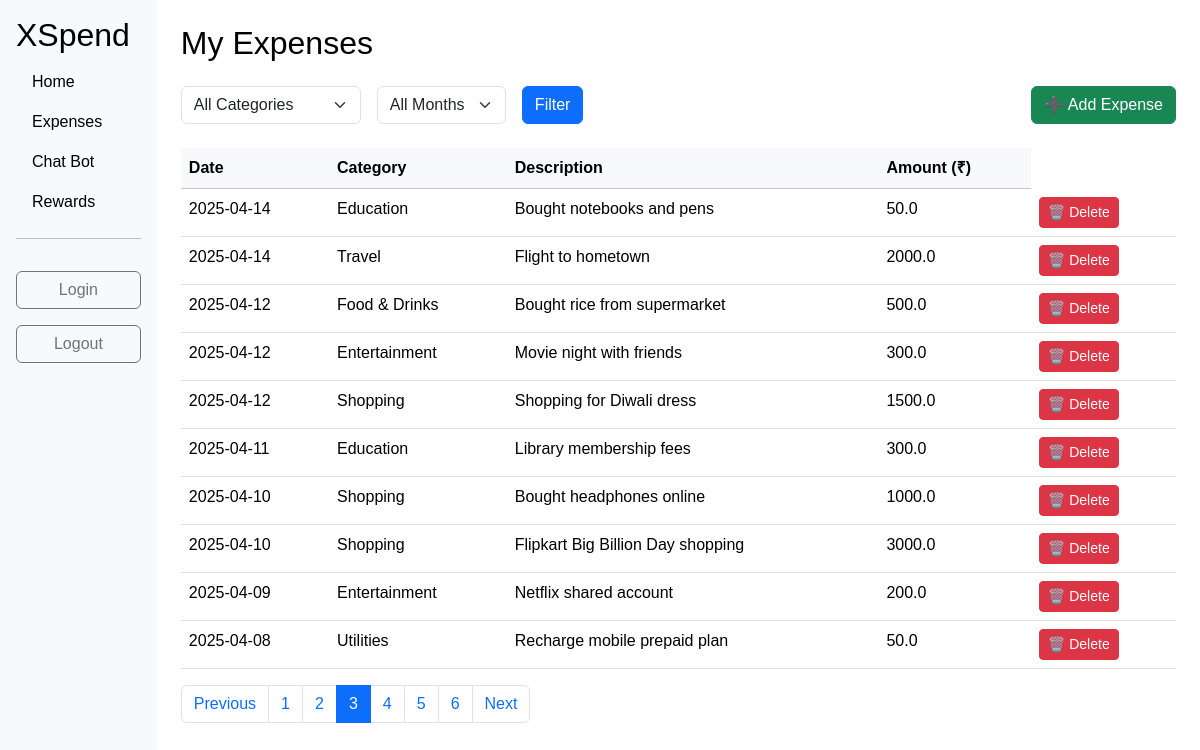
Screenshot of /expenses?page=3&category=All&month=All (signed in) with the database file from the repository.
### app.py (models this page shows)
class Expenses(db.Model):
    id: Mapped[int] = mapped_column(primary_key=True, nullable=False)
    amount: Mapped[float] = mapped_column(nullable=False)
    date: Mapped[str] = mapped_column(nullable=False)
    description: Mapped[str] = mapped_column(nullable=True)
    category: Mapped[str] = mapped_column(nullable=False)
    transaction_type: Mapped[str] = mapped_column(nullable=False)

### app.py (the view)
@app.route('/expenses', methods=['GET', 'POST'])
def expenses():
    form = FilterForm()
    unique_categories = db.session.query(Expenses.category).distinct().all()
    category_list = [cat[0] for cat in unique_categories]
    month_list = ['January', 'February', 'March', 'April', 'May', 'June',
                  'July', 'August', 'September', 'October', 'November', 'December']
    form.category.choices = [('All', 'All Categories')] + [(cat, cat) for cat in category_list]
    form.month.choices = [('All', 'All Months')] + [(month, month) for month in month_list]
    selected_category = request.args.get('category', 'All')
    selected_month = request.args.get('month', 'All')
    page = request.args.get('page', 1, type=int)
    query = Expenses.query.filter_by(transaction_type='Expense')
    if selected_category != 'All':
        query = query.filter(Expenses.category == selected_category)
    if selected_month != 'All':
        query = query.filter(func.strftime('%m', Expenses.date) == str(month_list.index(selected_month)+1).zfill(2))
    expenses_paginated = query.order_by(Expenses.date.desc()).paginate(page=page, per_page=10)
    return render_template('expenses.html', form=form, expenses=expenses_paginated, selected_category=selected_category, selected_month=selected_month, logged_in=current_user.is_authenticated)

### app.py
class FilterForm(FlaskForm):
    category = SelectField('Category', choices=[], validators=[Optional()])
    month = SelectField('Month', choices=[], validators=[Optional()])
    submit = SubmitField('Filter')

### app.py (called while the page is built)
@login_manager.user_loader
def load_user(user_id):
    return db.get_or_404(User, user_id)

### templates/expenses.html (shortened to what this page needs)
{% extends "base.html" %}
{% block content %}
{% if logged_in %}
<h2 class="mb-4">My Expenses</h2>
<form method="get" action="{{ url_for('expenses') }}" class="d-flex gap-3 mb-4 align-items-end flex-wrap">
    <div>{{ form.category(class="form-select") }}</div>
    <div>{{ form.month(class="form-select") }}</div>
    <div>{{ form.submit(class="btn btn-primary") }}</div>
    <div class="ms-auto">
        <a href="{{ url_for('add') }}" class="btn btn-success">➕ Add Expense</a>
    </div>
</form>
<table class="table table-hover">
    <thead class="table-light">
        <tr>
            <th>Date</th>
            <th>Category</th>
            <th>Description</th>
            <th>Amount (₹)</th>
        </tr>
    </thead>
    <tbody>
        {% for expense in expenses.items %}
        <tr>
            <td>{{ expense.date }}</td>
            <td>{{ expense.category }}</td>
            <td>{{ expense.description or '-' }}</td>
            <td>{{ expense.amount }}</td>
            <td>
                <a href="{{ url_for('delete', id=expense.id) }}"
                   class="btn btn-danger btn-sm"
                   onclick="return confirm('Are you sure you want to delete this expense?');">
                   🗑️ Delete
                </a>
            </td>
        </tr>
        {% endfor %}
    </tbody>
</table>
<nav aria-label="Expenses Pagination">
  <ul class="pagination">
    {% if expenses.has_prev %}
      <li class="page-item">
        <a class="page-link" href="{{ url_for('expenses', page=expenses.prev_num, category=selected_category, month=selected_month) }}">Previous</a>
      </li>
    {% else %}
      <li class="page-item disabled">
        <span class="page-link">Previous</span>
      </li>
    {% endif %}
    {% for page_num in expenses.iter_pages(left_edge=1, right_edge=1, left_current=2, right_current=2) %}
      {% if page_num %}
        {% if page_num == expenses.page %}
          <li class="page-item active"><span class="page-link">{{ page_num }}</span></li>
        {% else %}
          <li class="page-item"><a class="page-link" href="{{ url_for('expenses', page=page_num, category=selected_category, month=selected_month) }}">{{ page_num }}</a></li>
        {% endif %}
      {% else %}
        <li class="page-item disabled"><span class="page-link">...</span></li>
      {% endif %}
    {% endfor %}
    {% if expenses.has_next %}
      <li class="page-item">
        <a class="page-link" href="{{ url_for('expenses', page=expenses.next_num, category=selected_category, month=selected_month) }}">Next</a>
      </li>
    {% else %}
      <li class="page-item disabled">
        <span class="page-link">Next</span>
      </li>
    {% endif %}
  </ul>
</nav>
        {% endif %}
{% endblock %}

### static/css/style.css (style rules this page uses)
body { --bg-color: #ffffff; --text-color: #000000; --sidebar-bg: #f8f9fa; --sidebar-link: #000000; --sidebar-link-hover: #0056b3; --content-bg: #ffffff; background-color: var(--bg-color); color: var(--text-color); font-family: 'Arial', sans-serif; margin: 0; padding: 0; }

### rows the page displays
Expenses: date "2025-04-14", category "Education", description "Bought notebooks and pens", amount "50.0"
Expenses: date "2025-04-14", category "Travel", description "Flight to hometown", amount "2000.0"
Expenses: date "2025-04-12", category "Food & Drinks", description "Bought rice from supermarket", amount "500.0"
Expenses: date "2025-04-12", category "Entertainment", description "Movie night with friends", amount "300.0"
Expenses: date "2025-04-12", category "Shopping", description "Shopping for Diwali dress", amount "1500.0"
Expenses: date "2025-04-11", category "Education", description "Library membership fees", amount "300.0"
Expenses: date "2025-04-10", category "Shopping", description "Bought headphones online", amount "1000.0"
Expenses: date "2025-04-10", category "Shopping", description "Flipkart Big Billion Day shopping", amount "3000.0"
Expenses: date "2025-04-09", category "Entertainment", description "Netflix shared account", amount "200.0"
Expenses: date "2025-04-08", category "Utilities", description "Recharge mobile prepaid plan", amount "50.0"

### other values shown
{{ page_num }} "1" "2" "4" "5" "6"
{{ page_num }} "3"
